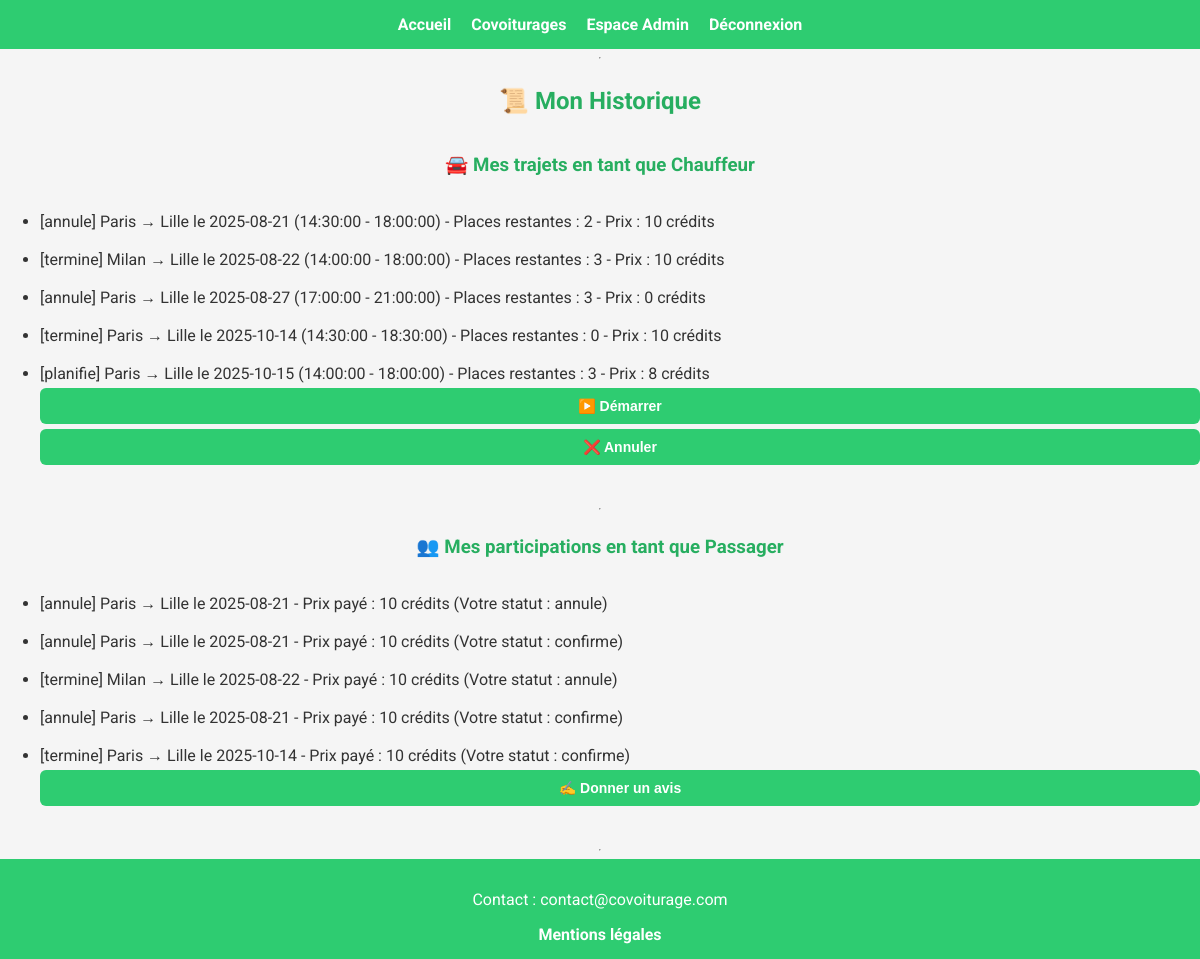
/historique.php (signed in), run on the app's committed database.
### tables this page shows
CREATE TABLE `rides` (
  `id` int NOT NULL,
  `chauffeur_id` int NOT NULL,
  `vehicle_id` int NOT NULL,
  `ville_depart` varchar(100) NOT NULL,
  `ville_arrivee` varchar(100) NOT NULL,
  `date_depart` date NOT NULL,
  `heure_depart` time NOT NULL,
  `heure_arrivee` time NOT NULL,
  `prix` int NOT NULL,
  `places_restantes` int NOT NULL,
  `eco` tinyint(1) DEFAULT '0',
  `statut` enum('planifie','en_cours','termine','annule') DEFAULT 'planifie'
);

CREATE TABLE `participations` (
  `id` int NOT NULL,
  `ride_id` int NOT NULL,
  `passager_id` int NOT NULL,
  `statut` enum('confirme','annule') DEFAULT 'confirme',
  `created_at` timestamp NULL DEFAULT CURRENT_TIMESTAMP
);

### historique.php (the view, shortened to what this page needs)
<?php
include("config/db.php");
include("header.php");
$user_id = $_SESSION['user_id'];
?>
    <h2>📜 Mon Historique</h2>
    <h3>🚘 Mes trajets en tant que Chauffeur</h3>
<?php
$sqlCh = "SELECT * FROM rides WHERE chauffeur_id = ?";
$stmtCh = $conn->prepare($sqlCh);
$stmtCh->bind_param("i", $user_id);
$stmtCh->execute();
$trajets = $stmtCh->get_result();
if ($trajets->num_rows > 0) {
    echo "<ul>";
    while ($t = $trajets->fetch_assoc()) {
        echo "<li>
            [{$t['statut']}] {$t['ville_depart']} → {$t['ville_arrivee']} le {$t['date_depart']} ({$t['heure_depart']} - {$t['heure_arrivee']})
            - Places restantes : {$t['places_restantes']} - Prix : {$t['prix']} crédits
            ";
        if ($t['statut'] == "planifie") {
            echo "<a href='us11.php?action=start&id={$t['id']}'><button>▶️ Démarrer</button></a> ";
            echo "<a href='historique.php?annuler_trajet={$t['id']}'><button>❌ Annuler</button></a>";
        }elseif ($t['statut'] == "en_cours") {
            echo "<a href='us11.php?action=end&id={$t['id']}'><button>⏹️ Arrivée à destination</button></a>";
        }
        echo "</li><br>";
    }
    echo "</ul>";
} else {
    echo "<p>Aucun trajet en tant que chauffeur.</p>";
}
?>
    <hr>
    <h3>👥 Mes participations en tant que Passager</h3>
<?php
$sqlPa = "SELECT p.*, r.ville_depart, r.ville_arrivee, r.date_depart, r.prix, r.statut as statut_trajet
          FROM participations p
          JOIN rides r ON p.ride_id = r.id
          WHERE p.passager_id = ?";
$stmtPa = $conn->prepare($sqlPa);
$stmtPa->bind_param("i", $user_id);
$stmtPa->execute();
$participe = $stmtPa->get_result();
if ($participe->num_rows > 0) {
    echo "<ul>";
    while ($p = $participe->fetch_assoc()) {
        echo "<li>
            [{$p['statut_trajet']}] {$p['ville_depart']} → {$p['ville_arrivee']} le {$p['date_depart']}
            - Prix payé : {$p['prix']} crédits (Votre statut : {$p['statut']})
            ";
        if ($p['statut_trajet'] == "termine" && $p['statut'] == "confirme") {
            echo "<a href='valider_trajet.php?id={$p['ride_id']}'><button>✍️ Donner un avis</button></a>";
        }
        echo "</li><br>";
    }
    echo "</ul>";
} else {
    echo "<p>Aucune participation en tant que passager.</p>";
}
?>
<?php include("footer.php"); ?>

### header.php (shortened to what this page needs)
<!DOCTYPE html>
<html lang="fr">
<head>
    <link rel="stylesheet" href="css/style.css">
</head>
<body>
<nav>
    <ul>
        <li><a href="index.php">Accueil</a></li>
        <li><a href="covoiturages.php">Covoiturages</a></li>
        <?php if (!isset($_SESSION['user_id'])): ?>
            <li><a href="login.php">Connexion</a></li>
            <li><a href="register.php">Créer un compte</a></li>
        <?php else: ?>
            <?php if ($_SESSION['role'] === 'utilisateur'): ?>
                <li><a href="dashboard.php">Mon espace</a></li>
                <li><a href="saisir_trajet.php">Saisir un trajet</a></li>
                <li><a href="historique.php">Mon historique</a></li>
            <?php elseif ($_SESSION['role'] === 'employe'): ?>
                <li><a href="employe.php">Espace Employé</a></li>
            <?php elseif ($_SESSION['role'] === 'admin'): ?>
                <li><a href="admin.php">Espace Admin</a></li>
            <?php endif; ?>
            <li><a href="logout.php">Déconnexion</a></li>
        <?php endif; ?>
    </ul>
</nav>
<hr>

### footer.php
<hr>
<footer>
    <p>Contact : contact@covoiturage.com</p>
    <a href="mentions_legales.php">Mentions légales</a>
</footer>

### css/style.css (style rules this page uses)
html, body { font-family: "Roboto", Arial, sans-serif; background: #f5f5f5; margin: 0; padding: 0; color: #333; height: 100%; display: flex; flex-direction: column; }
h1, h2, h3 { color: #27ae60; text-align: center; margin-bottom: 20px; }
nav { background: #2ecc71; padding: 15px; }
nav ul { list-style: none; display: flex; justify-content: center; gap: 20px; margin: 0; padding: 0; }
nav li { display: inline; }
nav a { color: white; text-decoration: none; font-weight: bold; transition: 0.3s; }
footer { background: #2ecc71; color: white; padding: 15px; text-align: center; margin-top: auto; }
footer a { color: white; font-weight: bold; text-decoration: none; }
input, select, textarea, button { width: 100%; padding: 10px; margin-top: 5px; border: 1px solid #ddd; border-radius: 6px; font-size: 14px; }
button { background: #2ecc71; color: white; font-weight: bold; border: none; cursor: pointer; transition: 0.3s; }
p { display: flex; justify-content: center; }

### data on the page
rides: statut "annule", ville_depart "Paris", ville_arrivee "Lille", date_depart "2025-08-21", heure_depart "14:30:00", heure_arrivee "18:00:00", places_restantes "2", prix "10"
rides: statut "termine", ville_depart "Milan", ville_arrivee "Lille", date_depart "2025-08-22", heure_depart "14:00:00", heure_arrivee "18:00:00", places_restantes "3", prix "10"
rides: statut "annule", ville_depart "Paris", ville_arrivee "Lille", date_depart "2025-08-27", heure_depart "17:00:00", heure_arrivee "21:00:00", places_restantes "3", prix "0"
rides: statut "termine", ville_depart "Paris", ville_arrivee "Lille", date_depart "2025-10-14", heure_depart "14:30:00", heure_arrivee "18:30:00", places_restantes "0", prix "10"
rides: statut "planifie", ville_depart "Paris", ville_arrivee "Lille", date_depart "2025-10-15", heure_depart "14:00:00", heure_arrivee "18:00:00", places_restantes "3", prix "8"
participations: ride.statut "annule", ride.ville_depart "Paris", ride.ville_arrivee "Lille", ride.date_depart "2025-08-21", ride.prix "10", statut "annule"
participations: ride.statut "annule", ride.ville_depart "Paris", ride.ville_arrivee "Lille", ride.date_depart "2025-08-21", ride.prix "10", statut "confirme"
participations: ride.statut "termine", ride.ville_depart "Milan", ride.ville_arrivee "Lille", ride.date_depart "2025-08-22", ride.prix "10", statut "annule"
participations: ride.statut "annule", ride.ville_depart "Paris", ride.ville_arrivee "Lille", ride.date_depart "2025-08-21", ride.prix "10", statut "confirme"
participations: ride.statut "termine", ride.ville_depart "Paris", ride.ville_arrivee "Lille", ride.date_depart "2025-10-14", ride.prix "10", statut "confirme"
